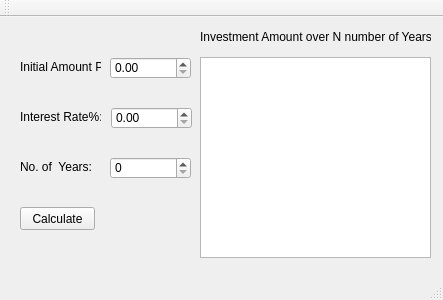
<?xml version="1.0" encoding="UTF-8"?>
<ui version="4.0">
 <class>MainWindow</class>
 <widget class="QMainWindow" name="MainWindow">
  <property name="geometry">
   <rect>
    <x>0</x>
    <y>0</y>
    <width>443</width>
    <height>300</height>
   </rect>
  </property>
  <property name="windowTitle">
   <string>MainWindow</string>
  </property>
  <widget class="QWidget" name="centralWidget">
   <widget class="QListView" name="displayBox">
    <property name="geometry">
     <rect>
      <x>200</x>
      <y>40</y>
      <width>231</width>
      <height>201</height>
     </rect>
    </property>
    <property name="editTriggers">
     <set>QAbstractItemView::NoEditTriggers</set>
    </property>
   </widget>
   <widget class="QDoubleSpinBox" name="amountSpinBox">
    <property name="geometry">
     <rect>
      <x>110</x>
      <y>40</y>
      <width>81</width>
      <height>22</height>
     </rect>
    </property>
   </widget>
   <widget class="QLabel" name="amountLabel">
    <property name="geometry">
     <rect>
      <x>20</x>
      <y>40</y>
      <width>81</width>
      <height>20</height>
     </rect>
    </property>
    <property name="text">
     <string>Initial Amount P:</string>
    </property>
   </widget>
   <widget class="QDoubleSpinBox" name="rateSpinBox">
    <property name="geometry">
     <rect>
      <x>111</x>
      <y>90</y>
      <width>81</width>
      <height>22</height>
     </rect>
    </property>
   </widget>
   <widget class="QSpinBox" name="yearsSpinBox">
    <property name="geometry">
     <rect>
      <x>110</x>
      <y>140</y>
      <width>81</width>
      <height>22</height>
     </rect>
    </property>
   </widget>
   <widget class="QLabel" name="rateLabel">
    <property name="geometry">
     <rect>
      <x>20</x>
      <y>90</y>
      <width>81</width>
      <height>20</height>
     </rect>
    </property>
    <property name="text">
     <string>Interest Rate%:</string>
    </property>
   </widget>
   <widget class="QLabel" name="yearsLabel">
    <property name="geometry">
     <rect>
      <x>20</x>
      <y>140</y>
      <width>71</width>
      <height>20</height>
     </rect>
    </property>
    <property name="text">
     <string>No. of  Years:</string>
    </property>
   </widget>
   <widget class="QPushButton" name="calcButton">
    <property name="geometry">
     <rect>
      <x>20</x>
      <y>190</y>
      <width>75</width>
      <height>23</height>
     </rect>
    </property>
    <property name="text">
     <string>Calculate</string>
    </property>
   </widget>
   <widget class="QLabel" name="heardingLabel">
    <property name="geometry">
     <rect>
      <x>200</x>
      <y>10</y>
      <width>231</width>
      <height>20</height>
     </rect>
    </property>
    <property name="text">
     <string>Investment Amount over N number of Years</string>
    </property>
   </widget>
  </widget>
  <widget class="QMenuBar" name="menuBar">
   <property name="geometry">
    <rect>
     <x>0</x>
     <y>0</y>
     <width>443</width>
     <height>21</height>
    </rect>
   </property>
  </widget>
  <widget class="QToolBar" name="mainToolBar">
   <attribute name="toolBarArea">
    <enum>TopToolBarArea</enum>
   </attribute>
   <attribute name="toolBarBreak">
    <bool>false</bool>
   </attribute>
  </widget>
  <widget class="QStatusBar" name="statusBar"/>
 </widget>
 <layoutdefault spacing="6" margin="11"/>
 <resources/>
 <connections/>
</ui>
